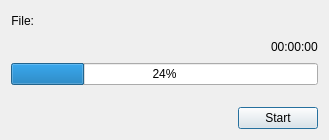
<?xml version="1.0" encoding="UTF-8"?>
<ui version="4.0">
 <class>CompressionDialogClass</class>
 <widget class="QDialog" name="CompressionDialogClass">
  <property name="geometry">
   <rect>
    <x>0</x>
    <y>0</y>
    <width>329</width>
    <height>140</height>
   </rect>
  </property>
  <property name="windowTitle">
   <string>Archivation</string>
  </property>
  <layout class="QVBoxLayout" name="verticalLayout_3">
   <item>
    <layout class="QVBoxLayout" name="verticalLayout">
     <item>
      <layout class="QHBoxLayout" name="horizontalLayout">
       <item>
        <widget class="QLabel" name="fileLabel">
         <property name="sizePolicy">
          <sizepolicy hsizetype="Fixed" vsizetype="Preferred">
           <horstretch>0</horstretch>
           <verstretch>0</verstretch>
          </sizepolicy>
         </property>
         <property name="text">
          <string>File:</string>
         </property>
         <property name="alignment">
          <set>Qt::AlignRight|Qt::AlignTrailing|Qt::AlignVCenter</set>
         </property>
        </widget>
       </item>
       <item>
        <widget class="QLabel" name="filePathLabel">
         <property name="sizePolicy">
          <sizepolicy hsizetype="Preferred" vsizetype="Fixed">
           <horstretch>0</horstretch>
           <verstretch>0</verstretch>
          </sizepolicy>
         </property>
         <property name="maximumSize">
          <size>
           <width>16777215</width>
           <height>16777215</height>
          </size>
         </property>
         <property name="layoutDirection">
          <enum>Qt::LeftToRight</enum>
         </property>
         <property name="text">
          <string/>
         </property>
         <property name="alignment">
          <set>Qt::AlignLeading|Qt::AlignLeft|Qt::AlignVCenter</set>
         </property>
         <property name="indent">
          <number>-1</number>
         </property>
        </widget>
       </item>
       <item>
        <spacer name="horizontalSpacer_2">
         <property name="orientation">
          <enum>Qt::Horizontal</enum>
         </property>
         <property name="sizeHint" stdset="0">
          <size>
           <width>40</width>
           <height>20</height>
          </size>
         </property>
        </spacer>
       </item>
      </layout>
     </item>
     <item>
      <layout class="QHBoxLayout" name="horizontalLayout_2">
       <item>
        <spacer name="horizontalSpacer_4">
         <property name="orientation">
          <enum>Qt::Horizontal</enum>
         </property>
         <property name="sizeHint" stdset="0">
          <size>
           <width>40</width>
           <height>20</height>
          </size>
         </property>
        </spacer>
       </item>
       <item>
        <widget class="QLabel" name="timerLabel">
         <property name="text">
          <string>00:00:00</string>
         </property>
        </widget>
       </item>
      </layout>
     </item>
     <item>
      <widget class="QProgressBar" name="progressBar">
       <property name="value">
        <number>24</number>
       </property>
      </widget>
     </item>
    </layout>
   </item>
   <item>
    <layout class="QVBoxLayout" name="verticalLayout_2">
     <property name="spacing">
      <number>6</number>
     </property>
     <item>
      <spacer name="verticalSpacer">
       <property name="orientation">
        <enum>Qt::Vertical</enum>
       </property>
       <property name="sizeHint" stdset="0">
        <size>
         <width>20</width>
         <height>13</height>
        </size>
       </property>
      </spacer>
     </item>
     <item>
      <layout class="QHBoxLayout" name="horizontalLayout_3">
       <item>
        <spacer name="horizontalSpacer">
         <property name="orientation">
          <enum>Qt::Horizontal</enum>
         </property>
         <property name="sizeHint" stdset="0">
          <size>
           <width>40</width>
           <height>20</height>
          </size>
         </property>
        </spacer>
       </item>
       <item>
        <widget class="QPushButton" name="startButton">
         <property name="text">
          <string>Start</string>
         </property>
        </widget>
       </item>
      </layout>
     </item>
    </layout>
   </item>
  </layout>
 </widget>
 <layoutdefault spacing="6" margin="11"/>
 <resources/>
 <connections/>
</ui>
